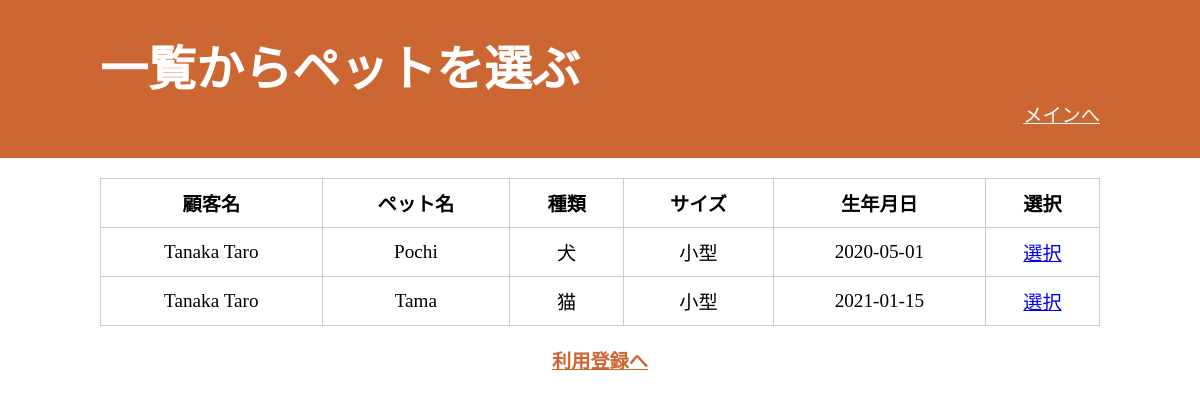
Page /view_pet.php?customer_id=1 (signed in) on the committed database.
### tables this page shows
CREATE TABLE pets (
    pet_id INT AUTO_INCREMENT PRIMARY KEY,
    customer_id INT NOT NULL,
    pet_name VARCHAR(50) NOT NULL,
    pet_weight INT NOT NULL,
    pet_type VARCHAR(50) NOT NULL,
    pet_size VARCHAR(50) NOT NULL,
    pet_DOB DATE NOT NULL,
    FOREIGN KEY (customer_id) REFERENCES customers(customer_id) ON DELETE CASCADE
);

CREATE TABLE customers (
    customer_id INT AUTO_INCREMENT PRIMARY KEY,
    customer_name VARCHAR(100) NOT NULL,
    customer_mail VARCHAR(100) UNIQUE,
    customer_number VARCHAR(15) UNIQUE,
    customer_zipcode INT(7) NOT NULL,
    address VARCHAR(255) NOT NULL
);

### includes/functions.php (called while the page is built, shortened)
<?php
function xss($data) {
    return htmlspecialchars(trim($data), ENT_QUOTES, 'UTF-8');
}
?>

### public/view_pet.php (the view, shortened to what this page needs)
<?php
require_once(__DIR__ . '/session_check.php');
require_once(__DIR__ . '/../includes/functions.php');
$customer_id = isset($_GET['customer_id']) ? (int)$_GET['customer_id'] : null;
try {
    $stmt = $pdo->prepare("
        SELECT pets.pet_id, pets.customer_id, customers.customer_name, pets.pet_name, pets.pet_type, pets.pet_size, pets.pet_DOB
        FROM pets
        JOIN customers ON pets.customer_id = customers.customer_id
        WHERE pets.customer_id = ?
        ORDER BY pets.pet_id
    ");
    $stmt->execute([$customer_id]);
    $pets = $stmt->fetchAll(PDO::FETCH_ASSOC);
} catch (PDOException $e) {
    echo "エラー: " . $e->getMessage();
    exit;
}
?>
<!DOCTYPE html>
<html lang="ja">
<head>
    <link rel="stylesheet" href="assets/css/style.css">
</head>
<body>
<header>
    <h1>一覧からペットを選ぶ</h1>
    <nav>
        <ul>
            <li><a href="main.php">メインへ</a></li>
        </ul>
    </nav>
</header>
<main>
    <?php if (!empty($pets)): ?>
        <table class="history_table">
            <thead>
                <tr>
                    <th>顧客名</th>
                    <th>ペット名</th>
                    <th>種類</th>
                    <th>サイズ</th>
                    <th>生年月日</th>
                    <th>選択</th>
                </tr>
            </thead>
            <tbody>
                <?php foreach ($pets as $pet): ?>
                    <tr>
                        <td><?= xss($pet['customer_name']) ?></td>
                        <td><?= xss($pet['pet_name']) ?></td>
                        <td><?= xss($pet['pet_type']) ?></td>
                        <td><?= xss($pet['pet_size']) ?></td>
                        <td><?= xss($pet['pet_DOB']) ?></td>
                        <td>
                            <a class="mypage_btn" href="select_service.php?customer_id=<?= $pet['customer_id'] ?>&pet_id=<?= $pet['pet_id'] ?>">選択</a>
                        </td>
                    </tr>
                <?php endforeach; ?>
            </tbody>
        </table>
    <?php else: ?>
        <p>登録されたペットが見つかりません。</p>
    <?php endif; ?>
    <div class="link">
        <a href="select_customer.php">利用登録へ</a>
    </div>
</main>
</body>
</html>

### public/assets/css/style.css (style rules this page uses)
* { margin: 0; padding: 0; list-style: none; font-size: 100%; border: none; }
*, *::before, *::after { box-sizing: border-box; }
html { font-size: 1.2rem; }
header { width: 100%; height: 30%; padding: 30px 100px; background-color: #CC6633; }
header h1 { font-size: 2.5rem; color: #FFFFFF; }
header nav { text-align: right; }
header li a { color: #FFFFFF; }
main { height: 60%; padding-top: 20px; padding-bottom: 40px; }
table, th, td { border: 1px solid; margin: 0 auto; }
.link { text-align: center; margin-top: 20px; }
.link a { color: #CC6633; font-weight: bold; padding: 10px 20px; }
.mypage_btn { margin: 40px 0; width: 250px; height: 80px; cursor: pointer; }
.history_table { width: 100%; max-width: 1000px; border-collapse: collapse; margin: 0 auto; background-color: white; table-layout: auto; }
.history_table th, .history_table td { padding: 10px; border: 1px solid #ccc; text-align: center; white-space: nowrap; }

### rows in the picture
pets: customer.customer_name "Tanaka Taro", pet_name "Pochi", pet_type "犬", pet_size "小型", pet_DOB "2020-05-01"
pets: customer.customer_name "Tanaka Taro", pet_name "Tama", pet_type "猫", pet_size "小型", pet_DOB "2021-01-15"
